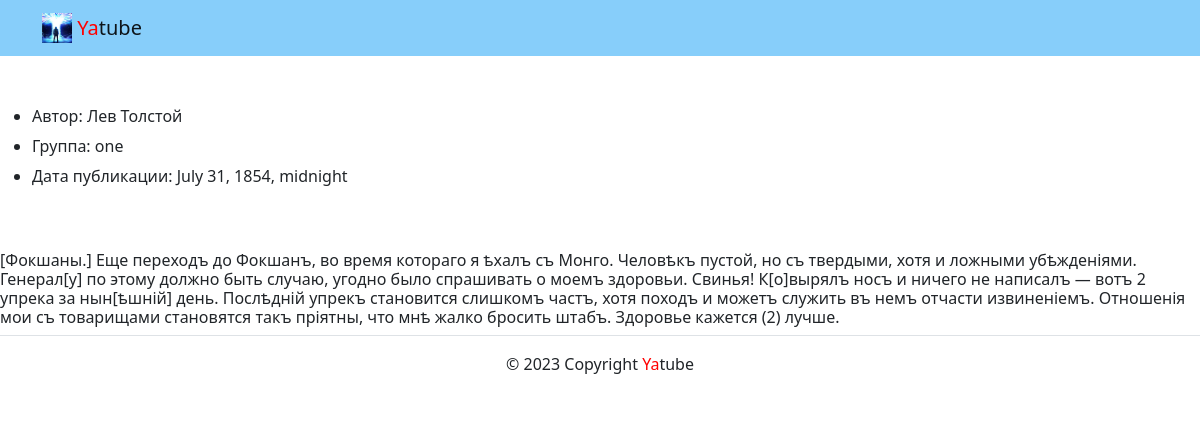
Screenshot of /post/37/ with the database file from the repository.
### posts/models.py (models this page shows)
class Post(models.Model):
    text = models.TextField()
    pub_date = models.DateTimeField(auto_now_add=True)
    author = models.ForeignKey(User, on_delete=models.CASCADE, related_name='posts')
    group = models.ForeignKey(Group, on_delete=models.SET_NULL, blank=True, null=True, related_name='posts')
    objects = models.Manager()
    show_group = ShowGroup()

class Group(models.Model):
    title = models.CharField(max_length=255)
    slug = models.SlugField(max_length=150, unique=True)
    description = models.TextField()
    def __str__(self):
        return self.title

### posts/views.py (the view)
# urls.py: path('post/<int:post_id>/', views.get_one_post, name='post')
def get_one_post(request, post_id):
    post = get_object_or_404(Post, pk=post_id)
    context = {
        'title': f'Пост {post.pk}',
        'post': post
    }
    return render(request, 'posts/post.html', context=context)

### templates/posts/post.html
{% extends 'base.html' %}
{% block main %}
<main>
    <div class="containter py-5">
    <ul>
        <li>
            <h6>Автор: {{ post.author.get_full_name }}</h6>
        </li>
        <li>
            <h6>Группа: {{ post.group }}</h6>
        </li>
        <li>
            <h6>Дата публикации: {{ post.pub_date }}</h6>
        </li>
    </ul>
    </div>
</main>
        <h6>{{ post.text }}</h6>
{% endblock %}

### rows the page displays
Post: author.get_full_name "Лев Толстой", group "one", pub_date "July 31, 1854, midnight", text "[Фокшаны.] Еще переходъ до Фокшанъ, во время котораго я ѣхалъ съ Монго. Человѣкъ пустой, но съ твердыми, хотя и ложными убѣжденіями. Генерал[у] по этому должно быть случаю, угодно было спрашивать о моемъ здоровьи. Свинья! К[о]вырялъ носъ и ничего не написалъ — вотъ 2 упрека за нын[ѣшній] день. Послѣдній упрекъ становится слишкомъ частъ, хотя походъ и можетъ служить въ немъ отчасти извиненіемъ. Отношенія мои съ товарищами становятся такъ пріятны, что мнѣ жалко бросить штабъ. Здоровье кажется (2) лучше."
